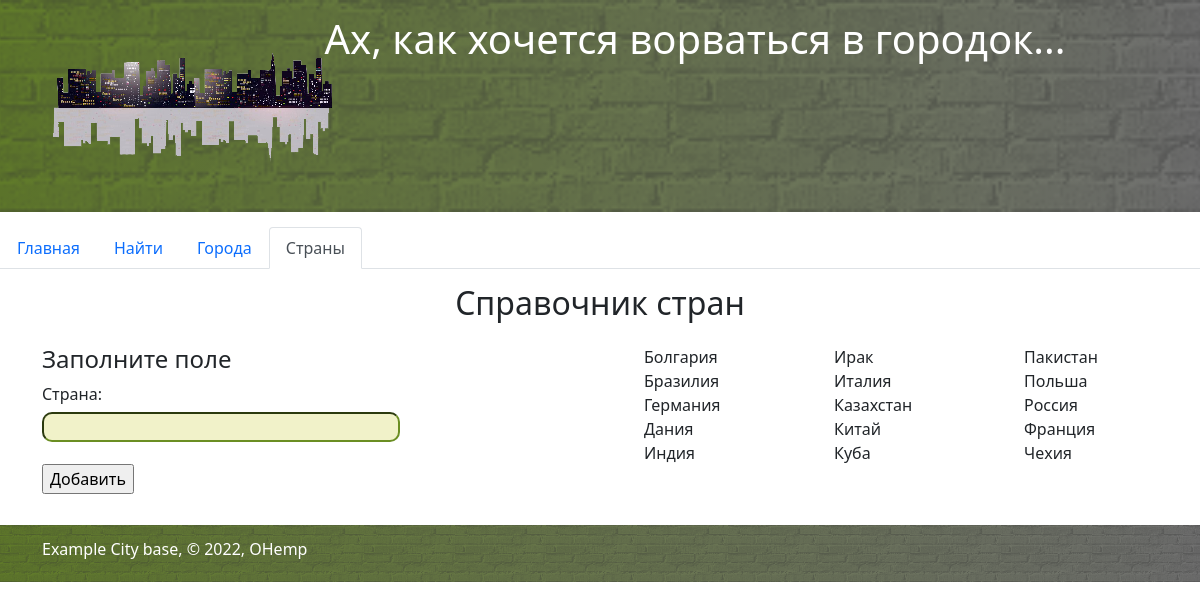
/catalog, run on the app's committed database.
### myapp.py (models this page shows, shortened)
class Country(db.Model):
    id = db.Column(db.Integer, primary_key=True)
    name = db.Column(db.String(80), unique=True, nullable=True)

### myapp.py (the view, shortened to what this page needs)
@app.route("/catalog", methods=['GET', 'POST'])
def catalog_country():
    form = CountryForm()
    col = 0
    try:
        res = Country.query.order_by(Country.name).all()
        col = ceil(len(res) / 3)
    except:
        res = []
        flash("Ошибка доступа к БД.")
    return render_template("catalog.html", title="Страны",
                           country_all=res,
                           col=col,
                           menu=menu,
                           form=form)

### myapp.py
class CountryForm(FlaskForm):
    m = ["Поле не заполнено!", f"Поле может содержать от 3 до 50 символов.", " Разрешенные символы - 'А-Я' и 'а-я'"]
    name = StringField('Страна:', validators=[DataRequired(message=m[0]),
                                            Length(min=3, max=50, message=m[1]),
                                            Regexp(r'[а-яА-ЯЁё]', flags=0, message=m[2])])
    submit = SubmitField('Добавить')

### templates/catalog.html (shortened to what this page needs)
{% extends "base.html" %}
{% block content %}
    <div class="row">
        <div class="col-12 text-center">
             <h2>Справочник стран</h2>
        </div>
    </div>
    <div class="row">
        <div class="col-6 text-left">
    <h4>Заполните поле</h4>
    <form action="" method="post" novalidate>
        <p>
            {{ form.name.label }}<br>
            {{ form.name(size=40) }}
            <br>
        </p>
        <p>{{ form.submit() }}</p>
    </form>
        </div>
         <div class="col-2 text-left">
             <ul>
                {% for m in country_all[0:col] %}
                    <li>{{m.name }}</li>
                {% endfor %}
             </ul>
        </div>
                 <div class="col-2 text-left">
             <ul>
                {% for m in country_all[col:2 * col] %}
                    <li>{{m.name }}</li>
                {% endfor %}
             </ul>
        </div>
                 <div class="col-2 text-left">
             <ul>
                {% for m in country_all[2 * col:] %}
                    <li>{{m.name }}</li>
                {% endfor %}
             </ul>
        </div>
    </div>
{% endblock %}

### static/css/style.css (style rules this page uses)
:root { --color1: #6B8E23; --color2: #808080; --fontroboto: 'Roboto', sans-serif; }
input[type=text] { margin: 6px 0; font-size: 16px; font-family: var(--fontroboto); border-radius: 10px; background-color: #F1F2C9; border-color: var(--color1); }
li { list-style-type: none; }
h2 { padding: 15px 0 }

### data on the page
Country: name "Болгария"
Country: name "Бразилия"
Country: name "Германия"
Country: name "Дания"
Country: name "Индия"
Country: name "Ирак"
Country: name "Италия"
Country: name "Казахстан"
Country: name "Китай"
Country: name "Куба"
Country: name "Пакистан"
Country: name "Польша"
Country: name "Россия"
Country: name "Франция"
Country: name "Чехия"

### other printed values
{{ m['name'] }} "Главная" "Найти" "Города"
{{ m['name'] }} "Страны"
